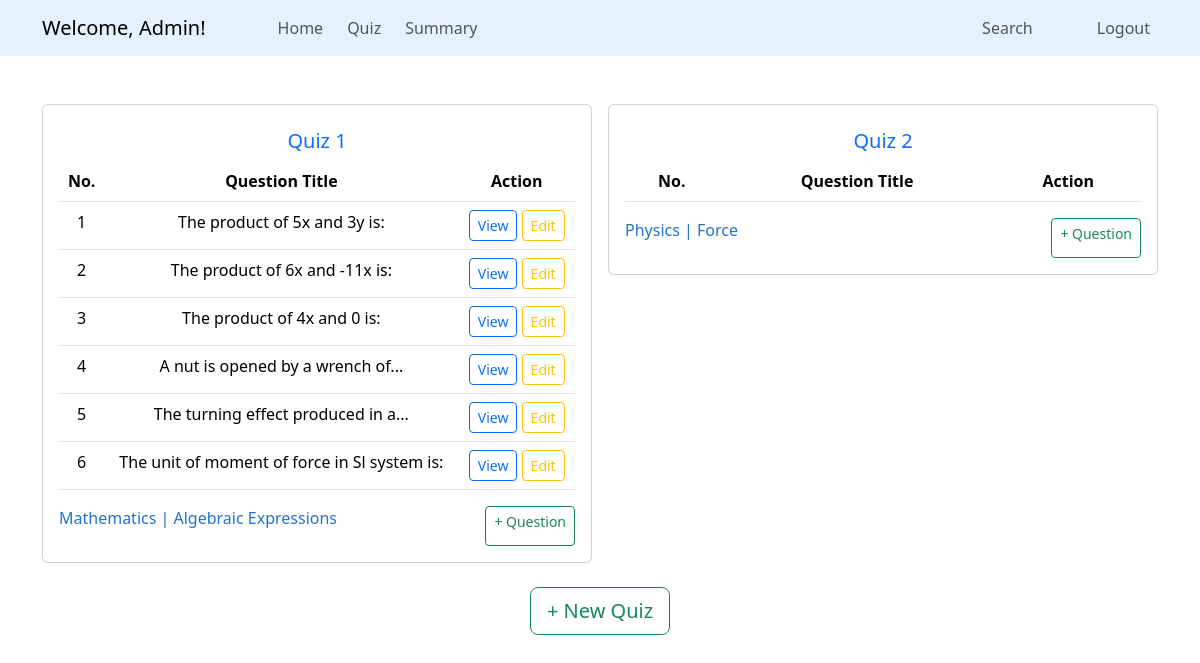
The app's page /admin/quiz (signed in), older data.
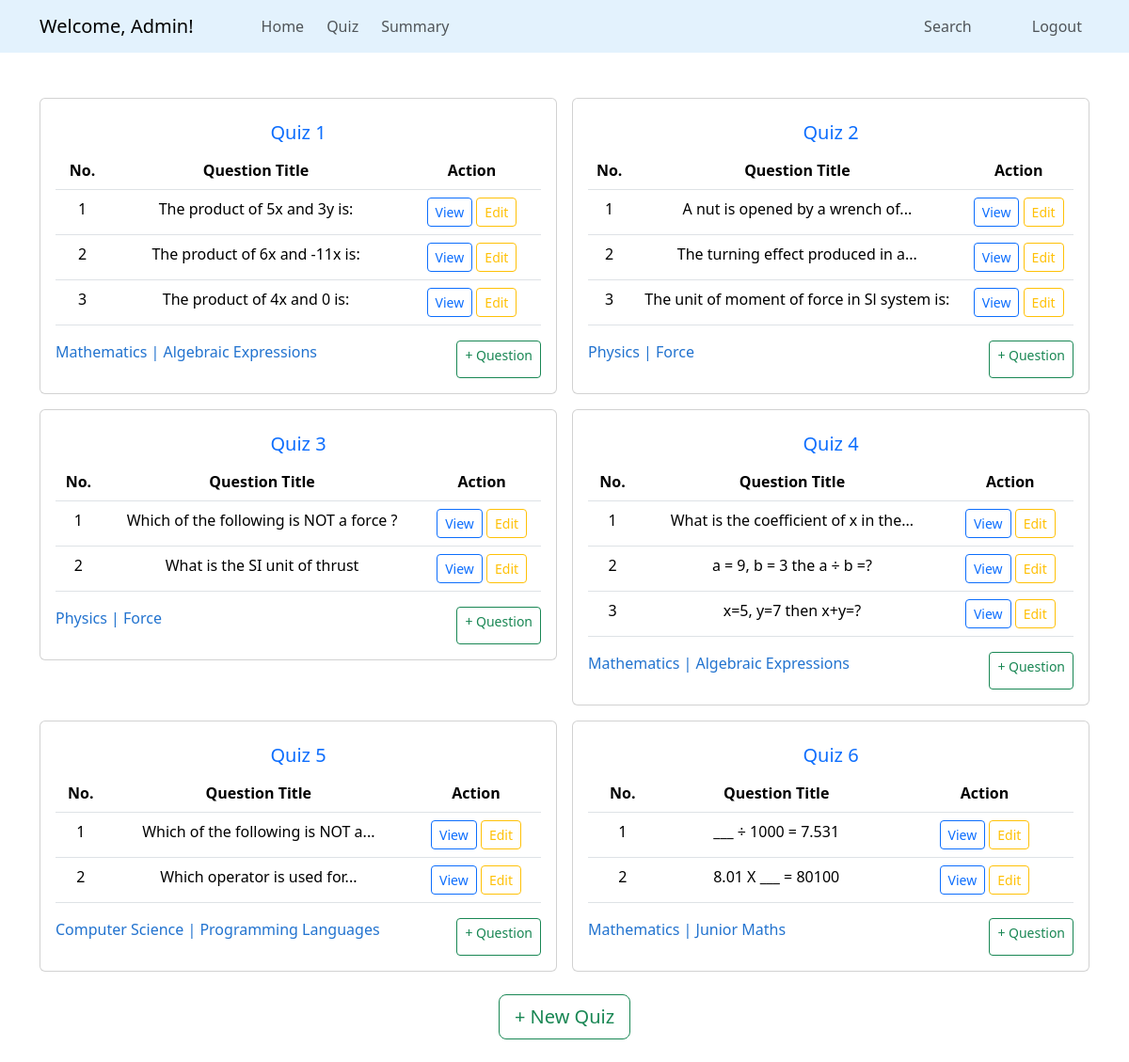
The same page, newer data.
### quizapp/models.py (models this page shows, shortened)
class Quiz(db.Model):
    quizid = db.Column(db.Integer, primary_key = True)
    qname = db.Column(db.String(60), nullable = False)
    dateofquiz = db.Column(db.DateTime, nullable = False)
    timeduration = db.Column(db.Integer, nullable = False)
    remarks = db.Column(db.String(30), nullable = True)
    chapterid = db.Column(db.Integer, db.ForeignKey('chapter.cid'), nullable = False) # (foreign key-chapter)
    question = db.relationship('Questions', backref = 'quiz', lazy = True, cascade = 'all, delete')
    scores = db.relationship('Scores', backref = 'quiz', lazy = True, cascade = 'all, delete')

class Questions(db.Model):
    qid = db.Column(db.Integer, primary_key = True)
    question_statement = db.Column(db.Text, nullable = False)
    option_a = db.Column(db.String(60), nullable = False)
    option_b = db.Column(db.String(60), nullable = False)
    option_c = db.Column(db.String(60), nullable = False)
    option_d = db.Column(db.String(60), nullable = False)
    correct_option = db.Column(db.String(60), nullable = False)
    quizid = db.Column(db.Integer, db.ForeignKey('quiz.quizid'), nullable = False)

class Subject(db.Model):
    sid = db.Column(db.Integer, primary_key = True)
    description = db.Column(db.Text, nullable = False)
    sname = db.Column(db.String(60), nullable = False, unique = True)
    chapters = db.relationship('Chapter', backref = 'subject', lazy = True, cascade = 'all, delete')

class Chapter(db.Model):
    cid = db.Column(db.Integer, primary_key = True)
    cname = db.Column(db.String(60), nullable = False)
    description = db.Column(db.Text, nullable = False)
    subjectid = db.Column(db.Integer, db.ForeignKey('subject.sid'), nullable = False)
    quizzes = db.relationship('Quiz', backref = 'chapter', lazy = True, cascade = 'all, delete')

### quizapp/routes.py (the view)
@app.route('/admin/quiz', methods = ['GET', 'POST'])
def manage_quizzes():
    if 'admin_id' in session:
        quizz = Quiz.query.all()
        return render_template('admin/quiz.html', quizzes=quizz )
    flash('Login to access the page', 'danger')
    return redirect(url_for('admin_login'))

### quizapp/templates/admin/quiz.html (shortened to what this page needs)
{% extends "admin/base_dashboard.html" %}
{% block section %}
<section class="container mt-5 align-content-center" id="subject-list">
  <div class="row row-cols-2 g-3">
    {% for quiz in quizzes %}
    <div class="col-sm-6">
      <div class="card">
        <div class="card-body">
          <a href="{{ url_for('view_quiz', qid = quiz.quizid)}}" class="text-decoration-none">
            <h5 class="card-title text-center">
              {{ quiz.qname }}
            </h5>
          </a>
          <table class="table">
            <thead>
              <tr class="text-center">
                <th scope="col">No.</th>
                <th scope="col">Question Title</th>
                <th scope="col">Action</th>
              </tr>
            </thead>
            <tbody>
              {% for question in quiz.question %}
              <tr class="text-center">
                <td>{{ loop.index }}</td>
                <td>{{ question.question_statement | truncate(40) }}</td>
                <td>
                  <a href="{{ url_for('view_question', qid = question.qid)}}"
                    class="btn btn-outline-primary btn-sm">View</a>
                  <a href="{{ url_for('edit_question', qid = question.qid)}}"
                    class="btn btn-outline-warning btn-sm">Edit</a>
                </td>
              </tr>
              {% endfor %}
            </tbody>
          </table>
          <div class="d-flex justify-content-between">
            <p style="color: #2273cf;">{{ quiz.chapter.subject.sname }} | {{ quiz.chapter.cname }}</p>
            <a class="btn btn-outline-success btn-sm" href="{{ url_for('add_question', qid = quiz.quizid)}}"
              role="button">+ Question</a>
          </div>
        </div>
      </div>
    </div>
    {% endfor %}
</section>
<section class="container mt-4" id="new-subject">
  <div class="d-flex justify-content-center">
    <a class="btn btn-outline-success btn-lg" href="{{ url_for('add_quiz') }}" role="button">+ New Quiz</a>
  </div>
  <br>
</section>
{% endblock %}

### quizapp/templates/admin/base_dashboard.html (shortened to what this page needs)
<!doctype html>
<html lang="en">
<head>
  <link href="https://cdn.jsdelivr.net/npm/bootstrap@5.3.3/dist/css/bootstrap.min.css" rel="stylesheet"
>
</head>
<body>
  <nav class="navbar navbar-expand-lg" style="background-color: #e3f2fd;">
    <div class="container">
      <a class="navbar-brand" href="{{ url_for('admin_dashboard') }}">Welcome, {{ session.get('admin_name') }}!</a>
      <div class="collapse navbar-collapse justify-content-center" id="navbarNav">
        <ul class="navbar-nav ms-5">
          <li class="nav-item">
            <a class="nav-link" href="{{ url_for('admin_dashboard') }}">Home</a>
          </li>
          <li class="nav-item ms-2">
            <a class="nav-link" href="{{ url_for('manage_quizzes') }}">Quiz</a>
          </li>
          <li class="nav-item ms-2">
            <a class="nav-link" href="#">Summary</a>
          </li>
        </ul>
        <ul class="navbar-nav ms-auto">
          <li class="nav-item me-5">
            <a class="nav-link" href="#">Search</a>
          </li>
          <li class="nav-item">
            <a class="nav-link" href="{{ url_for('logout') }}">Logout</a>
          </li>
        </ul>
      </div>
    </div>
  </nav>
  {% block section %}
  {% endblock %}
</body>
</html>

Row changes from the older to the newer data that the page shows:
changed Quiz "Quiz 1": loses Questions (question_statement "A nut is opened by a wrench of..."); loses Questions (question_statement "The turning effect produced in a..."); loses Questions (question_statement "The unit of moment of force in Sl system is:")
changed Quiz "Quiz 2": gains Questions (question_statement "A nut is opened by a wrench of..."); gains Questions (question_statement "The turning effect produced in a..."); gains Questions (question_statement "The unit of moment of force in Sl system is:")
added Quiz: qname "Quiz 3", chapter.subject.sname "Physics", chapter.cname "Force"
added Questions: question_statement "Which of the following is NOT a force ?", shown under "Quiz 3"
added Questions: question_statement "What is the SI unit of thrust", shown under "Quiz 3"
added Quiz: qname "Quiz 4", chapter.subject.sname "Mathematics", chapter.cname "Algebraic Expressions"
added Questions: question_statement "What is the coefficient of x in the...", shown under "Quiz 4"
added Questions: question_statement "a = 9, b = 3 the a ÷ b =?", shown under "Quiz 4"
added Questions: question_statement "x=5, y=7 then x+y=?", shown under "Quiz 4"
added Quiz: qname "Quiz 5", chapter.subject.sname "Computer Science", chapter.cname "Programming Languages"
added Questions: question_statement "Which of the following is NOT a...", shown under "Quiz 5"
added Questions: question_statement "Which operator is used for...", shown under "Quiz 5"
added Quiz: qname "Quiz 6", chapter.subject.sname "Mathematics", chapter.cname "Junior Maths"
added Questions: question_statement "___ ÷ 1000 = 7.531", shown under "Quiz 6"
added Questions: question_statement "8.01 X ___ = 80100", shown under "Quiz 6"
